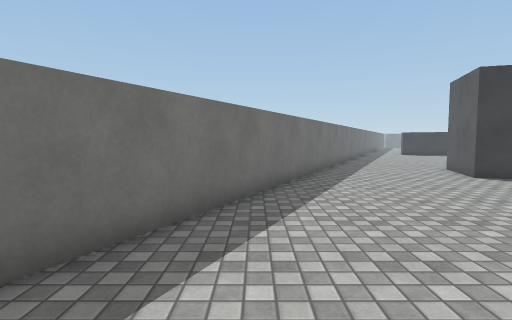
[1] (above)

22 first-person views from a walk through a 3-D level made in the Unity game engine. The camera is 1.3 m above the floor, tilts 4° down and sees 80° across. The floor is counted in squares, 1 m on a side. Each view is taken from the middle of a square. On the plan, view 1 faces up. The plan holds only what a view shows up to about 14 squares ahead; the rest is blank. The place goes on beyond the plan. Surface patterns are stand-ins for the level's own textures.

[2]
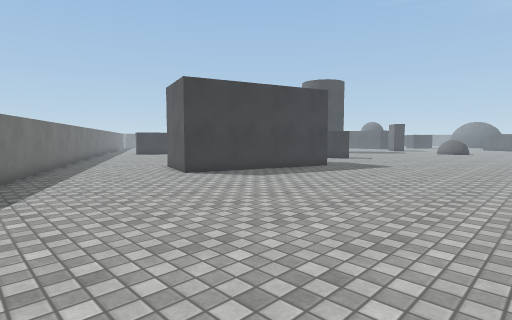

[3]
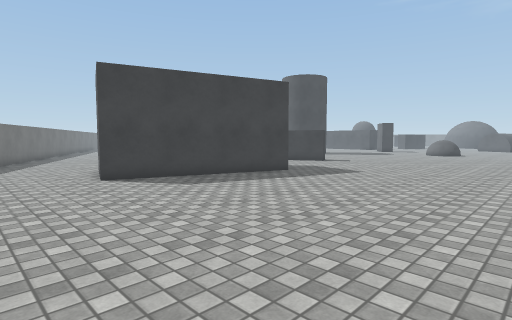

[4]
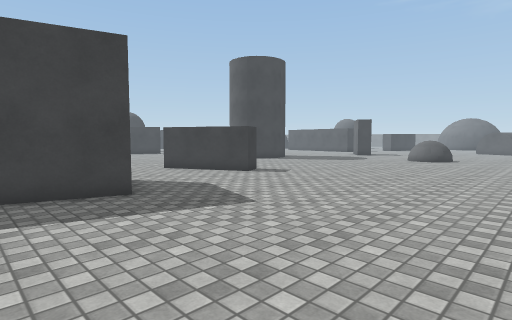

[5]
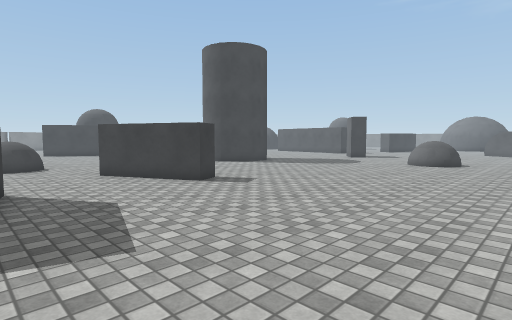

[6]
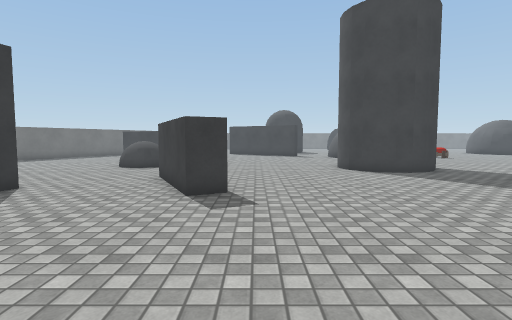

[7]
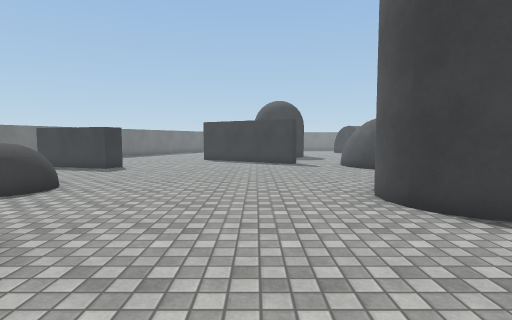

[8]
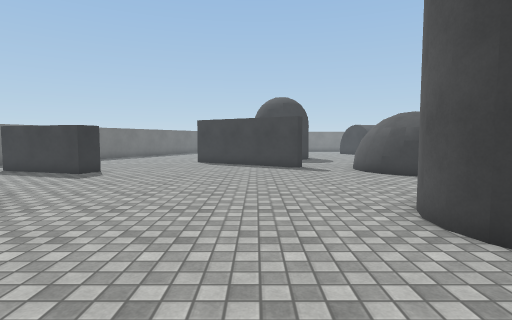

[9]
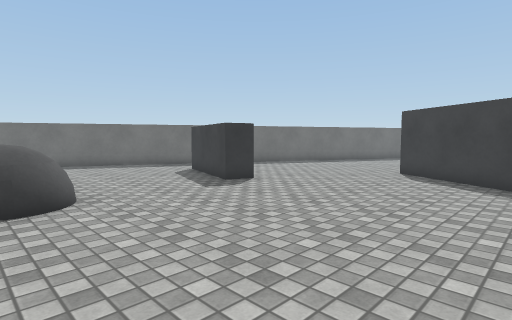

[10]
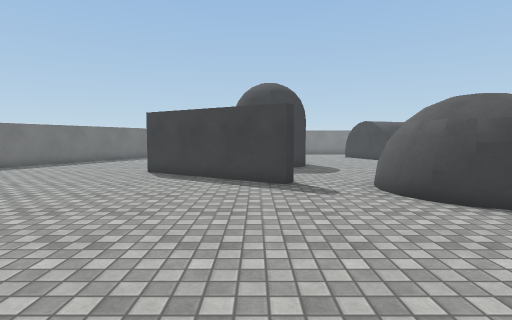

[11]
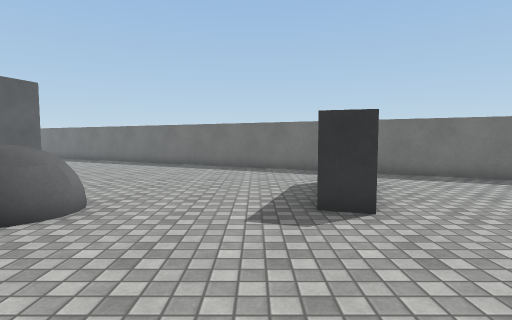

[12]
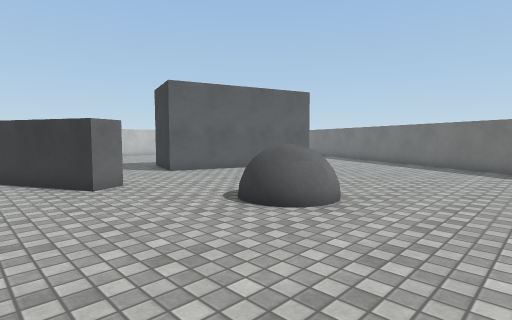

[13]
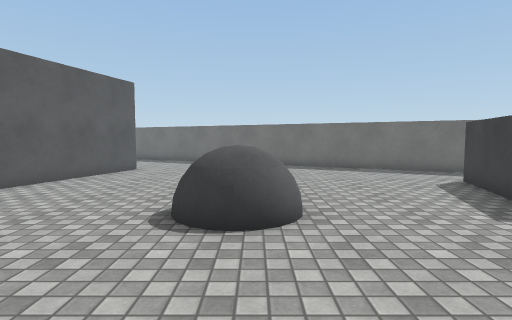

[14]
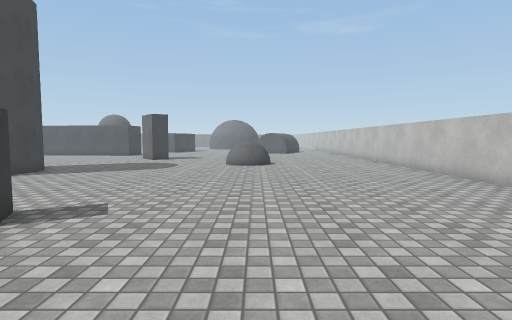

[15]
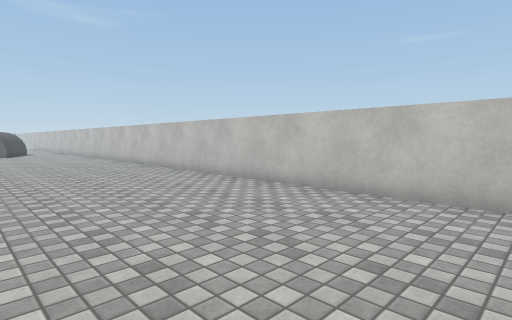

[16]
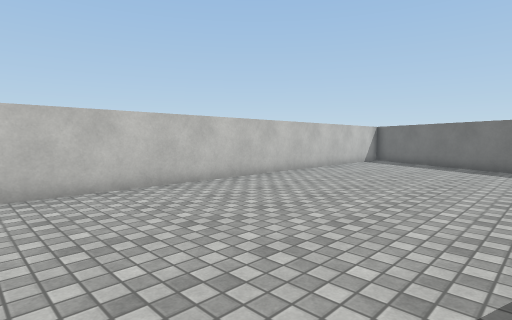

[17]
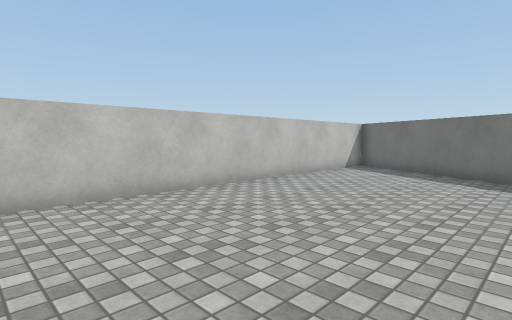

[18]
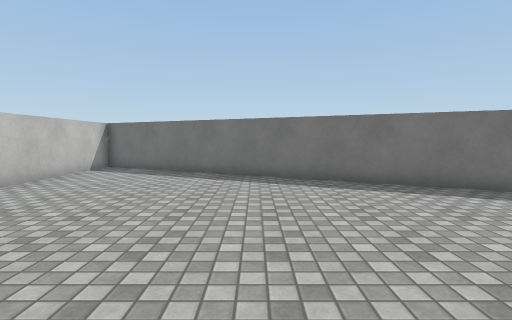

[19]
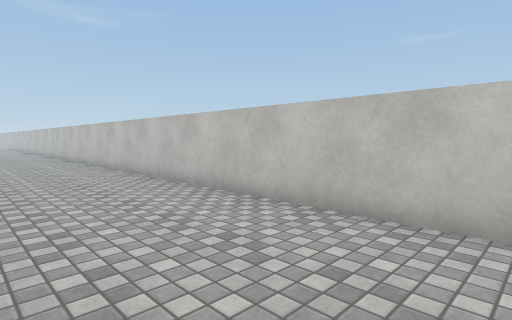

[20]
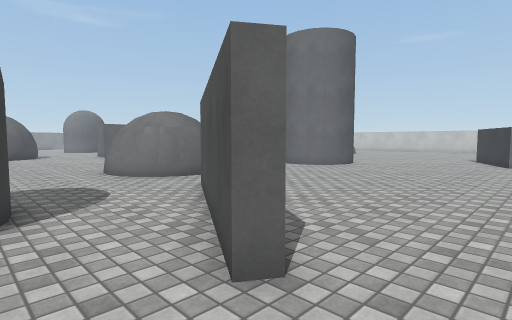

[21]
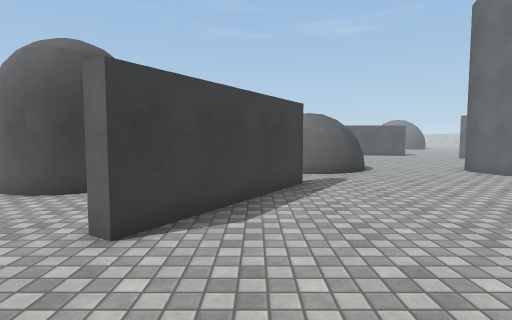

[22]
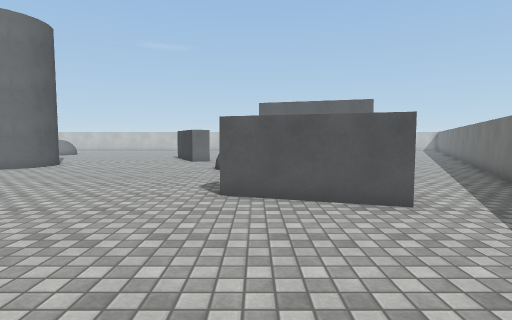

### Floor plan
Points are (right, up) in squares from view 1. A wall is a line through its corners. A room is listed if a view was taken in it or the views show most of it. See-through windows are left out.
Room 1 (views 1, 2, 3, 4, 5, 6, 7, 8, 9, 10, 11, 12, 13, 14, 15, 16, 17, 18, 19, 20, 21, 22)
walls: (14, 8) (7.2, 10) (8.1, 12.9) (14.8, 10.9) (14.2, 8.9); (20.4, 10.3) (19.4, 9.8) (17.7, 13.5) (18.6, 13.9) (20.1, 10.7); (28.5, 15.6) (28.1, 15.1) (27.6, 14.7) (26.9, 14.6) (26.3, 14.6) (25.7, 14.8) (25.2, 15.2) (24.9, 15.7) (24.7, 16.3) (24.7, 17) (24.9, 17.5) (25.3, 18) (25.8, 18.3) (26.4, 18.5) (27.1, 18.5) (27.7, 18.3); (11.9, 25.3) (15.8, 24.1) (15.5, 23.1) (11.6, 24.4); (27.2, 22.8) (26.7, 23.3) (26.4, 23.9); (27.3, 23.3) (27, 23.5); (27.9, 22.7) (27.3, 22.9) (26.8, 23.4) (26.4, 24.3); (26.5, 24.1) (26.4, 24.6) (26.5, 25.3); (27.2, 23.5) (26.8, 24.2); (27.6, 23.3) (27.1, 23.7); (28, 22.9) (27.1, 23.4) (26.8, 24) (26.7, 24.6) (26.8, 25.3); (24.1, 26.1) (23.9, 25.6) (18.8, 28.8) (19, 29.3); (12, 31.1) (-4, -0.8) (29, -0.8)
low walls: (27.8, 22.4) (27.2, 22.8); (26.4, 23.9) (26.2, 24.8) (26.3, 25.4)
ways out: opening at (18, 30.5); opening at (25, 26)
objects: other object (15, 17) to (17, 19)

Where each view was taken, in squares from view 1:
view 1: 0 up, 0 right, facing up
view 2: 0 up, 1 right, facing up-right
view 3: 0 up, 4 right, facing up-right
view 4: 1 up, 11 right, facing up-right
view 5: 2 up, 14 right, facing up-right
view 6: 3 up, 21 right, facing up
view 7: 10 up, 22 right, facing up
view 8: 12 up, 22 right, facing up
view 9: 17 up, 23 right, facing up-left
view 10: 17 up, 23 right, facing up
view 11: 22 up, 21 right, facing left
view 12: 22 up, 21 right, facing down-left
view 13: 18 up, 21 right, facing left
view 14: 6 up, 15 right, facing right
view 15: 6 up, 15 right, facing down-right
view 16: 7 up, 14 right, facing down-left
view 17: 6 up, 10 right, facing down-left
view 18: 6 up, 10 right, facing left
view 19: 4 up, 10 right, facing down-right
view 20: 31 up, 17 right, facing down-right
view 21: 27 up, 15 right, facing right
view 22: 31 up, 15 right, facing down
